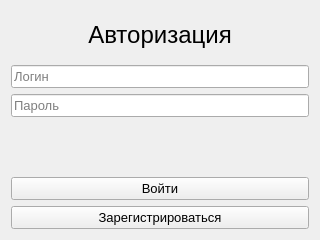
<?xml version="1.0" encoding="UTF-8"?>
<ui version="4.0">
 <class>AuthorisationWindow</class>
 <widget class="QWidget" name="AuthorisationWindow">
  <property name="geometry">
   <rect>
    <x>0</x>
    <y>0</y>
    <width>320</width>
    <height>240</height>
   </rect>
  </property>
  <property name="sizePolicy">
   <sizepolicy hsizetype="Expanding" vsizetype="Expanding">
    <horstretch>0</horstretch>
    <verstretch>0</verstretch>
   </sizepolicy>
  </property>
  <property name="font">
   <font>
    <pointsize>10</pointsize>
   </font>
  </property>
  <property name="windowTitle">
   <string>Form</string>
  </property>
  <layout class="QVBoxLayout" name="verticalLayout">
   <item>
    <widget class="QLabel" name="titleLabel">
     <property name="font">
      <font>
       <pointsize>18</pointsize>
      </font>
     </property>
     <property name="text">
      <string>Авторизация</string>
     </property>
     <property name="alignment">
      <set>Qt::AlignCenter</set>
     </property>
    </widget>
   </item>
   <item>
    <layout class="QHBoxLayout" name="horizontalLayout">
     <item>
      <widget class="QLineEdit" name="loginLine">
       <property name="placeholderText">
        <string>Логин</string>
       </property>
      </widget>
     </item>
    </layout>
   </item>
   <item>
    <layout class="QHBoxLayout" name="horizontalLayout_2">
     <item>
      <widget class="QLineEdit" name="passwordLine">
       <property name="echoMode">
        <enum>QLineEdit::Password</enum>
       </property>
       <property name="placeholderText">
        <string>Пароль</string>
       </property>
      </widget>
     </item>
    </layout>
   </item>
   <item>
    <widget class="QLabel" name="errorLabel">
     <property name="text">
      <string/>
     </property>
     <property name="alignment">
      <set>Qt::AlignCenter</set>
     </property>
    </widget>
   </item>
   <item>
    <layout class="QHBoxLayout" name="horizontalLayout_4">
     <item>
      <widget class="QPushButton" name="authorisationButton">
       <property name="text">
        <string>Войти</string>
       </property>
      </widget>
     </item>
    </layout>
   </item>
   <item>
    <layout class="QHBoxLayout" name="horizontalLayout_5">
     <item>
      <widget class="QPushButton" name="registrationButton">
       <property name="text">
        <string>Зарегистрироваться</string>
       </property>
      </widget>
     </item>
    </layout>
   </item>
  </layout>
 </widget>
 <resources/>
 <connections/>
</ui>
